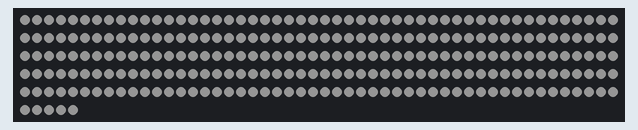
Simulated run of this sketch. Board: ESP32. Shown: 255 RGB LEDs in strip order, left to right, continuing on the next row. Dim RGB values are drawn brighter than linear; what the sketch prints to the serial monitor is not drawn.

Above: at 3.1 s.

The sketch:

led_isolation_test.ino
```cpp
// Minimal FastLED-only test, no WiFi/sensors/modes, to isolate whether the
// "LEDs stop lighting partway through the strip" bug lives in FastLED/the
// RMT driver or in the main lights.ino application logic.
//
// Wire the strip under test to pin 25 (same pin lights.ino uses for the
// under-cabinet/over-sink run) and set kNumLeds below to match what you're
// testing:
//   - 55  to test just the over-sink segment alone
//   - 124 to test the full combined under-cabinet run
//
#include <FastLED.h>

#define CHIPSET     WS2811
#define COLOR_ORDER BRG
constexpr int kDataPin = 25;
constexpr int kNumLeds = 255;
constexpr int kBrightness = 20;

CRGB leds[kNumLeds];

void setup() {
  Serial.begin(115200);
  delay(3000);  // power-up safety delay, same as SetupLeds() in lights.ino

  FastLED.addLeds<CHIPSET, kDataPin, COLOR_ORDER>(leds, kNumLeds);
  FastLED.setBrightness(kBrightness);

  Serial.print("Isolation test: ");
  Serial.print(kNumLeds);
  Serial.println(" LEDs, solid fill.");
}

void loop() {
  // Solid white so it's obvious exactly where lighting stops.
  fill_solid(leds, kNumLeds, CRGB::White);
  FastLED.show();
  delay(500);
}
```
